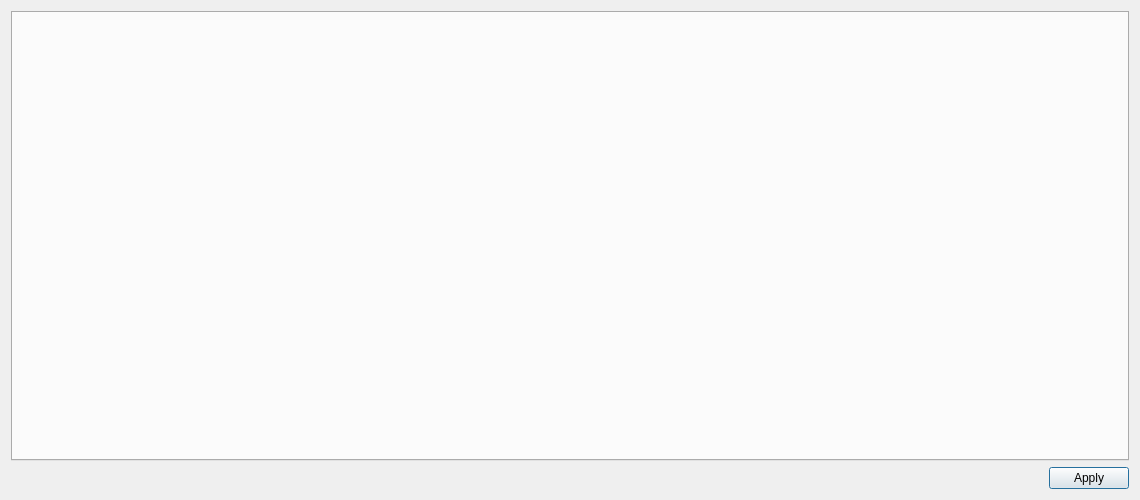
<?xml version="1.0" encoding="UTF-8"?>
<ui version="4.0">
 <class>ItemEditor</class>
 <widget class="QDialog" name="ItemEditor">
  <property name="geometry">
   <rect>
    <x>0</x>
    <y>0</y>
    <width>1140</width>
    <height>500</height>
   </rect>
  </property>
  <property name="sizePolicy">
   <sizepolicy hsizetype="Preferred" vsizetype="Preferred">
    <horstretch>0</horstretch>
    <verstretch>0</verstretch>
   </sizepolicy>
  </property>
  <property name="windowTitle">
   <string>Item Editor</string>
  </property>
  <layout class="QVBoxLayout" name="verticalLayout">
   <item>
    <widget class="QTabWidget" name="tabWidget">
     <property name="currentIndex">
      <number>-1</number>
     </property>
    </widget>
   </item>
   <item>
    <widget class="QDialogButtonBox" name="buttonBox">
     <property name="orientation">
      <enum>Qt::Horizontal</enum>
     </property>
     <property name="standardButtons">
      <set>QDialogButtonBox::Apply</set>
     </property>
    </widget>
   </item>
  </layout>
 </widget>
 <resources/>
 <connections>
  <connection>
   <sender>buttonBox</sender>
   <signal>rejected()</signal>
   <receiver>ItemEditor</receiver>
   <slot>reject()</slot>
   <hints>
    <hint type="sourcelabel">
     <x>316</x>
     <y>260</y>
    </hint>
    <hint type="destinationlabel">
     <x>286</x>
     <y>274</y>
    </hint>
   </hints>
  </connection>
  <connection>
   <sender>buttonBox</sender>
   <signal>accepted()</signal>
   <receiver>ItemEditor</receiver>
   <slot>accept()</slot>
   <hints>
    <hint type="sourcelabel">
     <x>248</x>
     <y>254</y>
    </hint>
    <hint type="destinationlabel">
     <x>157</x>
     <y>274</y>
    </hint>
   </hints>
  </connection>
 </connections>
</ui>
